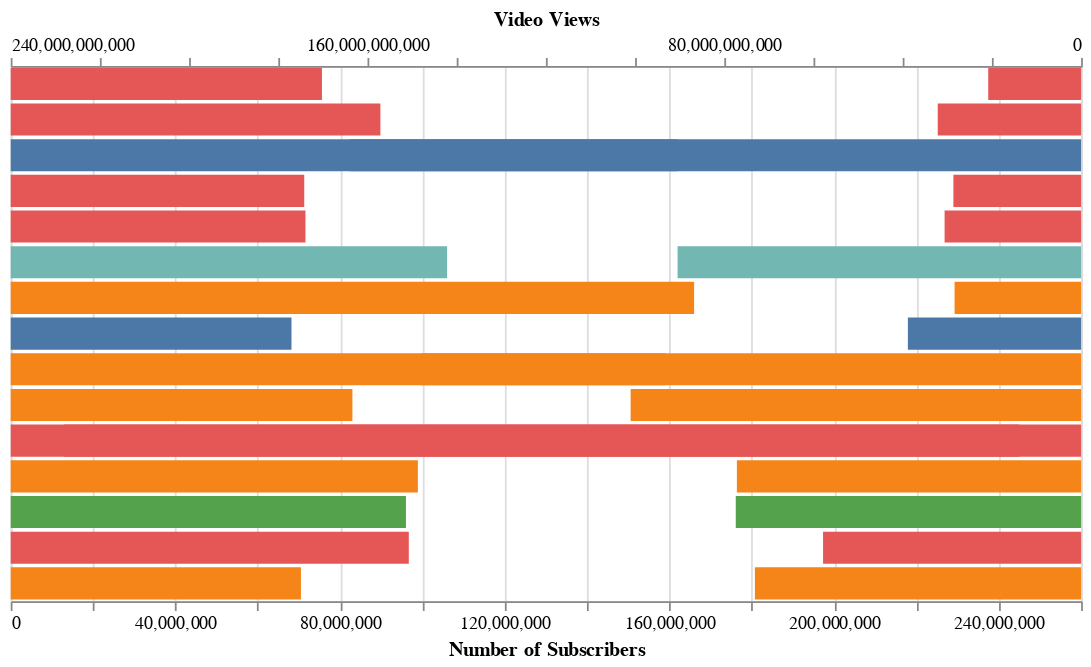

Source (notebook cell):
### Code cell
select_channel_type = alt.selection_single(
    name='Select', fields=['channel_type'],
    bind=alt.binding_select(options=top_channels['channel_type'].unique().tolist())
)

# Plot for Subscribers (positive X-axis)
plot_subscribers = alt.Chart(top_channels).mark_bar().encode(
    y=alt.Y('youtuber:N', title='YouTube Channel'),
    x=alt.X('subscribers:Q', title='Number of Subscribers'),
    color=alt.condition(select_channel_type, 'channel_type:N', alt.value('lightgray'), legend=None),
    tooltip=['youtuber', 'subscribers', 'channel_type:N']
).add_selection(
    select_country
)

# Plot for Video Views (negative X-axis)
plot_views = alt.Chart(top_channels).mark_bar().encode(
    y=alt.Y('youtuber:N', axis=None),
    x=alt.X('video_views:Q', title='Video Views', scale=alt.Scale(reverse=True, zero=False)),
    color=alt.condition(select_channel_type, 'channel_type:N', alt.value('lightgray'), legend=None),
    tooltip=['youtuber', 'subscribers', 'channel_type:N']
).add_selection(
    select_country
)

# Combining the plots with independent x-axis scales
combined_plots = alt.layer(plot_subscribers, plot_views).resolve_scale(
    y='shared',
    x='independent'  # Each plot keeps its own x-axis scale
).properties(
    width=600,
    height=300
)

# Display the combined plots
combined_plots

### Figure 1 — Vega-Lite specification as saved in the notebook (floating-point values rounded to 4 significant figures)
{"config": {"view": {"continuousWidth": 300, "continuousHeight": 300}}, "layer": [{"mark": {"type": "bar"}, "encoding": {"color": {"condition": {"param": "Select", "field": "channel_type", "type": "nominal", "legend": null}, "value": "lightgray"}, "tooltip": [{"field": "youtuber", "type": "nominal"}, {"field": "subscribers", "type": "quantitative"}, {"field": "channel_type", "type": "nominal"}], "x": {"field": "subscribers", "title": "Number of Subscribers", "type": "quantitative"}, "y": {"field": "youtuber", "title": "YouTube Channel", "type": "nominal"}}, "name": "view_6"}, {"mark": {"type": "bar"}, "encoding": {"color": {"condition": {"param": "Select", "field": "channel_type", "type": "nominal", "legend": null}, "value": "lightgray"}, "tooltip": [{"field": "youtuber", "type": "nominal"}, {"field": "subscribers", "type": "quantitative"}, {"field": "channel_type", "type": "nominal"}], "x": {"field": "video_views", "scale": {"reverse": true, "zero": false}, "title": "Video Views", "type": "quantitative"}, "y": {"axis": null, "field": "youtuber", "type": "nominal"}}}], "data": {"name": "data-e9aed2691724f4962f2b3f0ac0a67856"}, "height": 300, "params": [{"name": "Select", "select": {"type": "point", "fields": ["Country"]}, "bind": {"input": "select", "options": ["India", "United States", "Russia", "South Korea", "Canada"]}, "views": ["view_6"]}], "resolve": {"scale": {"x": "independent", "y": "shared"}}, "width": 600, "$schema": "https://vega.github.io/schema/vega-lite/v5.14.1.json", "datasets": {"data-e9aed2691724f4962f2b3f0ac0a67856": [{"youtuber": "T-Series", "subscribers": 245000000, "video_views": 228000000000.0, "category": "Music", "title": "T-Series", "uploads": 20082, "Country": "India", "abbreviation": "IN", "channel_type": "Music", "video_views_rank": 1.0, "country_rank": 1.0, "channel_type_rank": 1.0, "video_views_for_the_last_30_days": 2258000000.0, "lowest_monthly_earnings": 564600.0, "highest_monthly_earnings": 9000000.0, "lowest_yearly_earnings": 6800000.0, "highest_yearly_earnings": 108400000.0, "subscribers_for_last_30_days": 2000000.0, "gross_tertiary_education_enrollment": 28.1, "population": 1366000000.0, "unemployment_rate": 5.36, "urban_population": 471000000.0, "latitude": 20.59, "longitude": 78.96, "created_date": "2006-03-13", "unemployment_rate_ordinal": "Moderate", "education_enrollment_ordinal": "Low", "ID": 356, "Continent": "Asia"}, {"youtuber": "MrBeast", "subscribers": 166000000, "video_views": 28370000000.0, "category": "Entertainment", "title": "MrBeast", "uploads": 741, "Country": "United States", "abbreviation": "US", "channel_type": "Entertainment", "video_views_rank": 48.0, "country_rank": 1.0, "channel_type_rank": 1.0, "video_views_for_the_last_30_days": 1348000000.0, "lowest_monthly_earnings": 337000.0, "highest_monthly_earnings": 5400000.0, "lowest_yearly_earnings": 4000000.0, "highest_yearly_earnings": 64700000.0, "subscribers_for_last_30_days": 8000000.0, "gross_tertiary_education_enrollment": 88.2, "population": 328200000.0, "unemployment_rate": 14.7, "urban_population": 270700000.0, "latitude": 37.09, "longitude": -95.71, "created_date": "2012-02-20", "unemployment_rate_ordinal": "High", "education_enrollment_ordinal": "High", "ID": 840, "Continent": "North America"}, {"youtuber": "Cocomelon - Nursery Rhymes", "subscribers": 162000000, "video_views": 164000000000.0, "category": "Education", "title": "Cocomelon - Nursery Rhymes", "uploads": 966, "Country": "United States", "abbreviation": "US", "channel_type": "Education", "video_views_rank": 2.0, "country_rank": 2.0, "channel_type_rank": 1.0, "video_views_for_the_last_30_days": 1975000000.0, "lowest_monthly_earnings": 493800.0, "highest_monthly_earnings": 7900000.0, "lowest_yearly_earnings": 5900000.0, "highest_yearly_earnings": 94800000.0, "subscribers_for_last_30_days": 1000000.0, "gross_tertiary_education_enrollment": 88.2, "population": 328200000.0, "unemployment_rate": 14.7, "urban_population": 270700000.0, "latitude": 37.09, "longitude": -95.71, "created_date": "2006-09-01", "unemployment_rate_ordinal": "High", "education_enrollment_ordinal": "High", "ID": 840, "Continent": "North America"}, {"youtuber": "SET India", "subscribers": 159000000, "video_views": 148000000000.0, "category": "Shows", "title": "SET India", "uploads": 116536, "Country": "India", "abbreviation": "IN", "channel_type": "Entertainment", "video_views_rank": 3.0, "country_rank": 2.0, "channel_type_rank": 2.0, "video_views_for_the_last_30_days": 1824000000.0, "lowest_monthly_earnings": 455900.0, "highest_monthly_earnings": 7300000.0, "lowest_yearly_earnings": 5500000.0, "highest_yearly_earnings": 87500000.0, "subscribers_for_last_30_days": 1000000.0, "gross_tertiary_education_enrollment": 28.1, "population": 1366000000.0, "unemployment_rate": 5.36, "urban_population": 471000000.0, "latitude": 20.59, "longitude": 78.96, "created_date": "2006-09-20", "unemployment_rate_ordinal": "Moderate", "education_enrollment_ordinal": "Low", "ID": 356, "Continent": "Asia"}, {"youtuber": "Like Nastya", "subscribers": 106000000, "video_views": 90480000000.0, "category": "People & Blogs", "title": "Like Nastya Vlog", "uploads": 493, "Country": "Russia", "abbreviation": "RU", "channel_type": "People", "video_views_rank": 630.0, "country_rank": 5.0, "channel_type_rank": 25.0, "video_views_for_the_last_30_days": 48950000.0, "lowest_monthly_earnings": 12200.0, "highest_monthly_earnings": 195800.0, "lowest_yearly_earnings": 146800.0, "highest_yearly_earnings": 2300000.0, "subscribers_for_last_30_days": 100000.0, "gross_tertiary_education_enrollment": 81.9, "population": 144400000.0, "unemployment_rate": 4.59, "urban_population": 107700000.0, "latitude": 61.52, "longitude": 105.3, "created_date": "2016-01-14", "unemployment_rate_ordinal": "Low", "education_enrollment_ordinal": "High", "ID": 643, "Continent": "Europe"}, {"youtuber": "Vlad and Niki", "subscribers": 98900000, "video_views": 77180000000.0, "category": "Entertainment", "title": "Vlad and Niki", "uploads": 574, "Country": "United States", "abbreviation": "US", "channel_type": "Entertainment", "video_views_rank": 8.0, "country_rank": 5.0, "channel_type_rank": 6.0, "video_views_for_the_last_30_days": 580600000.0, "lowest_monthly_earnings": 145100.0, "highest_monthly_earnings": 2300000.0, "lowest_yearly_earnings": 1700000.0, "highest_yearly_earnings": 27900000.0, "subscribers_for_last_30_days": 600000.0, "gross_tertiary_education_enrollment": 88.2, "population": 328200000.0, "unemployment_rate": 14.7, "urban_population": 270700000.0, "latitude": 37.09, "longitude": -95.71, "created_date": "2018-04-23", "unemployment_rate_ordinal": "High", "education_enrollment_ordinal": "High", "ID": 840, "Continent": "North America"}, {"youtuber": "Zee Music Company", "subscribers": 96700000, "video_views": 57860000000.0, "category": "Music", "title": "Zee Music Company", "uploads": 8548, "Country": "India", "abbreviation": "IN", "channel_type": "Music", "video_views_rank": 12.0, "country_rank": 3.0, "channel_type_rank": 2.0, "video_views_for_the_last_30_days": 803600000.0, "lowest_monthly_earnings": 200900.0, "highest_monthly_earnings": 3200000.0, "lowest_yearly_earnings": 2400000.0, "highest_yearly_earnings": 38600000.0, "subscribers_for_last_30_days": 1100000.0, "gross_tertiary_education_enrollment": 28.1, "population": 1366000000.0, "unemployment_rate": 5.36, "urban_population": 471000000.0, "latitude": 20.59, "longitude": 78.96, "created_date": "2014-03-12", "unemployment_rate_ordinal": "Moderate", "education_enrollment_ordinal": "Low", "ID": 356, "Continent": "Asia"}, {"youtuber": "WWE", "subscribers": 96000000, "video_views": 77430000000.0, "category": "Sports", "title": "WWE", "uploads": 70127, "Country": "United States", "abbreviation": "US", "channel_type": "Sports", "video_views_rank": 7.0, "country_rank": 6.0, "channel_type_rank": 1.0, "video_views_for_the_last_30_days": 714600000.0, "lowest_monthly_earnings": 178700.0, "highest_monthly_earnings": 2900000.0, "lowest_yearly_earnings": 2100000.0, "highest_yearly_earnings": 34300000.0, "subscribers_for_last_30_days": 600000.0, "gross_tertiary_education_enrollment": 88.2, "population": 328200000.0, "unemployment_rate": 14.7, "urban_population": 270700000.0, "latitude": 37.09, "longitude": -95.71, "created_date": "2007-05-11", "unemployment_rate_ordinal": "High", "education_enrollment_ordinal": "High", "ID": 840, "Continent": "North America"}, {"youtuber": "BLACKPINK", "subscribers": 89800000, "video_views": 32140000000.0, "category": "People & Blogs", "title": "BLACKPINK", "uploads": 543, "Country": "South Korea", "abbreviation": "KR", "channel_type": "Music", "video_views_rank": 32.0, "country_rank": 1.0, "channel_type_rank": 3.0, "video_views_for_the_last_30_days": 498900000.0, "lowest_monthly_earnings": 124700.0, "highest_monthly_earnings": 2000000.0, "lowest_yearly_earnings": 1500000.0, "highest_yearly_earnings": 23900000.0, "subscribers_for_last_30_days": 700000.0, "gross_tertiary_education_enrollment": 94.3, "population": 51710000.0, "unemployment_rate": 4.15, "urban_population": 42110000.0, "latitude": 35.91, "longitude": 127.8, "created_date": "2016-06-29", "unemployment_rate_ordinal": "Low", "education_enrollment_ordinal": "High", "ID": 410, "Continent": "Asia"}, {"youtuber": "Sony SAB", "subscribers": 83000000, "video_views": 101000000000.0, "category": "Shows", "title": "Sony SAB", "uploads": 71270, "Country": "India", "abbreviation": "IN", "channel_type": "Entertainment", "video_views_rank": 4.0, "country_rank": 5.0, "channel_type_rank": 7.0, "video_views_for_the_last_30_days": 1657000000.0, "lowest_monthly_earnings": 414300.0, "highest_monthly_earnings": 6600000.0, "lowest_yearly_earnings": 5000000.0, "highest_yearly_earnings": 79600000.0, "subscribers_for_last_30_days": 1100000.0, "gross_tertiary_education_enrollment": 28.1, "population": 1366000000.0, "unemployment_rate": 5.36, "urban_population": 471000000.0, "latitude": 20.59, "longitude": 78.96, "created_date": "2007-08-04", "unemployment_rate_ordinal": "Moderate", "education_enrollment_ordinal": "Low", "ID": 356, "Continent": "Asia"}, {"youtuber": "BANGTANTV", "subscribers": 75600000, "video_views": 20830000000.0, "category": "Music", "title": "BANGTANTV", "uploads": 2281, "Country": "South Korea", "abbreviation": "KR", "channel_type": "Music", "video_views_rank": 112.0, "country_rank": 2.0, "channel_type_rank": 4.0, "video_views_for_the_last_30_days": 168300000.0, "lowest_monthly_earnings": 42100.0, "highest_monthly_earnings": 673200.0, "lowest_yearly_earnings": 504900.0, "highest_yearly_earnings": 8100000.0, "subscribers_for_last_30_days": 400000.0, "gross_tertiary_education_enrollment": 94.3, "population": 51710000.0, "unemployment_rate": 4.15, "urban_population": 42110000.0, "latitude": 35.91, "longitude": 127.8, "created_date": "2012-12-17", "unemployment_rate_ordinal": "Low", "education_enrollment_ordinal": "High", "ID": 410, "Continent": "Asia"}, {"youtuber": "Justin Bieber", "subscribers": 71600000, "video_views": 30610000000.0, "category": "Music", "title": "Justin Bieber", "uploads": 249, "Country": "Canada", "abbreviation": "CA", "channel_type": "Music", "video_views_rank": 38.0, "country_rank": 1.0, "channel_type_rank": 6.0, "video_views_for_the_last_30_days": 176300000.0, "lowest_monthly_earnings": 44100.0, "highest_monthly_earnings": 705300.0, "lowest_yearly_earnings": 529000.0, "highest_yearly_earnings": 8500000.0, "subscribers_for_last_30_days": 100000.0, "gross_tertiary_education_enrollment": 68.9, "population": 36990000.0, "unemployment_rate": 5.56, "urban_population": 30630000.0, "latitude": 56.13, "longitude": -106.3, "created_date": "2007-01-15", "unemployment_rate_ordinal": "Moderate", "education_enrollment_ordinal": "High", "ID": 124, "Continent": "North America"}, {"youtuber": "HYBE LABELS", "subscribers": 71300000, "video_views": 28630000000.0, "category": "Music", "title": "HYBE LABELS", "uploads": 1337, "Country": "South Korea", "abbreviation": "KR", "channel_type": "Music", "video_views_rank": 46.0, "country_rank": 3.0, "channel_type_rank": 5.0, "video_views_for_the_last_30_days": 598200000.0, "lowest_monthly_earnings": 149500.0, "highest_monthly_earnings": 2400000.0, "lowest_yearly_earnings": 1800000.0, "highest_yearly_earnings": 28700000.0, "subscribers_for_last_30_days": 900000.0, "gross_tertiary_education_enrollment": 94.3, "population": 51710000.0, "unemployment_rate": 4.15, "urban_population": 42110000.0, "latitude": 35.91, "longitude": 127.8, "created_date": "2008-06-04", "unemployment_rate_ordinal": "Low", "education_enrollment_ordinal": "High", "ID": 410, "Continent": "Asia"}, {"youtuber": "Zee TV", "subscribers": 70500000, "video_views": 73140000000.0, "category": "Entertainment", "title": "Zee TV", "uploads": 129204, "Country": "India", "abbreviation": "IN", "channel_type": "Entertainment", "video_views_rank": 9.0, "country_rank": 6.0, "channel_type_rank": 8.0, "video_views_for_the_last_30_days": 1707000000.0, "lowest_monthly_earnings": 426800.0, "highest_monthly_earnings": 6800000.0, "lowest_yearly_earnings": 5100000.0, "highest_yearly_earnings": 81900000.0, "subscribers_for_last_30_days": 900000.0, "gross_tertiary_education_enrollment": 28.1, "population": 1366000000.0, "unemployment_rate": 5.36, "urban_population": 471000000.0, "latitude": 20.59, "longitude": 78.96, "created_date": "2005-12-11", "unemployment_rate_ordinal": "Moderate", "education_enrollment_ordinal": "Low", "ID": 356, "Continent": "Asia"}, {"youtuber": "Pinkfong Baby Shark - Kids' Songs & Stories", "subscribers": 68200000, "video_views": 38840000000.0, "category": "Education", "title": "Pinkfong Baby Shark - Kids' Songs & Stories", "uploads": 2865, "Country": "United States", "abbreviation": "US", "channel_type": "Education", "video_views_rank": 23.0, "country_rank": 8.0, "channel_type_rank": 2.0, "video_views_for_the_last_30_days": 473400000.0, "lowest_monthly_earnings": 118300.0, "highest_monthly_earnings": 1900000.0, "lowest_yearly_earnings": 1400000.0, "highest_yearly_earnings": 22700000.0, "subscribers_for_last_30_days": 600000.0, "gross_tertiary_education_enrollment": 88.2, "population": 328200000.0, "unemployment_rate": 14.7, "urban_population": 270700000.0, "latitude": 37.09, "longitude": -95.71, "created_date": "2011-12-14", "unemployment_rate_ordinal": "High", "education_enrollment_ordinal": "High", "ID": 840, "Continent": "North America"}]}}
